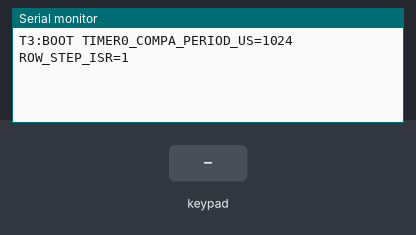
Simulated run of this sketch. Board: Arduino Uno, built with avr-gcc and run on an emulated ATmega328P. On the bench: the last lines printed to the serial monitor. Wiring (inferred from the names in the program): 4×4 keypad with keys 1 2 3 A 4 5 6 B 7 8 9 C * 0 # D: rows pin 4, pin 5, pin 6, pin 7; columns pin 8, pin 9, pin 10, pin 11. Inputs (shaded band) come from the test bench.

Above: at 1.2 s.
1.3 s: key '1' pressed
At 2.5 s:
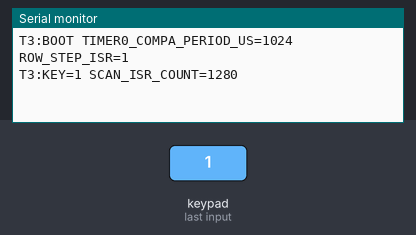
2.8 s: keypad keys 4 5 6 7 # pressed 0.4 s apart
At 5.0 s:
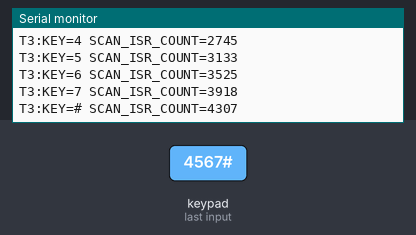
6.3 s: key 'A' pressed
At 7.5 s:
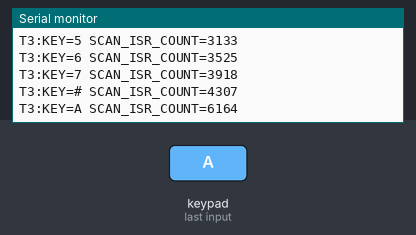
7.8 s: keypad keys 4 5 6 7 * pressed 0.4 s apart
At 10.1 s:
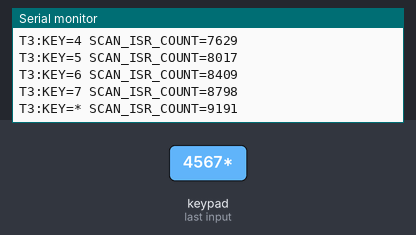
11.3 s: key 'B' pressed
At 12.5 s:
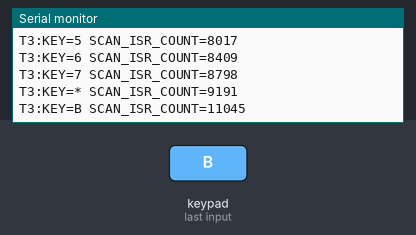
12.8 s: keypad keys 4 5 6 7 D pressed 0.4 s apart
At 15.0 s:
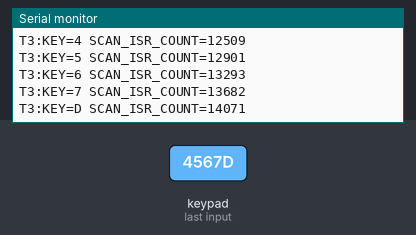
Timing chart, 0 to 16.5 s (numbered marks = the images above; inputs shaded):
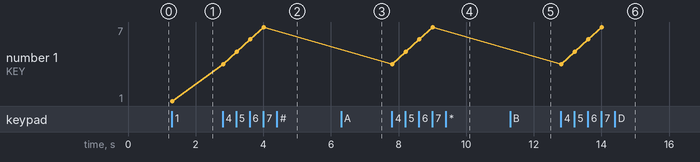

Measured:
- after the input at 1.3 s, the serial monitor: prints a new line at once (image 1)
- after the input at 2.8 s, the serial monitor: prints a new line at once (image 2)
- after the input at 6.3 s, the serial monitor: prints a new line at once (image 3)
- after the input at 7.8 s, the serial monitor: prints a new line at once (image 4)
- after the input at 11.3 s, the serial monitor: prints a new line at once (image 5)
- after the input at 12.8 s, the serial monitor: prints a new line at once (image 6)
- plotted number 1: 1 → 7 after the input at 2.8 s

The sketch:

task3_keypad_timer0.ino
```cpp
#include <Arduino.h>
#include <avr/interrupt.h>
#include <util/atomic.h>

const byte ROW_PINS[4] = {4, 5, 6, 7};
const byte COL_PINS[4] = {8, 9, 10, 11};
const char KEYS[4][4] = {
  {'1', '2', '3', 'A'},
  {'4', '5', '6', 'B'},
  {'7', '8', '9', 'C'},
  {'*', '0', '#', 'D'}
};

volatile byte currentRow = 0;
volatile byte lowSamples[16] = {0};
volatile bool keyLatched[16] = {false};
volatile bool keyReady = false;
volatile char pendingKey = 0;
volatile uint16_t scanInterrupts = 0;

ISR(TIMER0_COMPA_vect) {
  digitalWrite(ROW_PINS[currentRow], HIGH);
  currentRow = (currentRow + 1) & 0x03;
  digitalWrite(ROW_PINS[currentRow], LOW);

  for (byte col = 0; col < 4; col++) {
    const byte index = currentRow * 4 + col;
    if (digitalRead(COL_PINS[col]) == LOW) {
      if (lowSamples[index] < 3) lowSamples[index]++;
      if (lowSamples[index] >= 3 && !keyLatched[index] && !keyReady) {
        keyLatched[index] = true;
        pendingKey = KEYS[currentRow][col];
        keyReady = true;
      }
    } else {
      lowSamples[index] = 0;
      keyLatched[index] = false;
    }
  }
  scanInterrupts++;
}

void setupTimer0CompareA() {
  // Arduino already runs Timer0 at 16 MHz / 64 in fast-PWM mode.
  // Compare A at 249 occurs once per 256 counts: every 1.024 ms.
  cli();
  OCR0A = 249;
  TIFR0 = _BV(OCF0A);
  TIMSK0 |= _BV(OCIE0A);
  sei();
}

void setup() {
  Serial.begin(115200);
  for (byte row = 0; row < 4; row++) {
    pinMode(ROW_PINS[row], OUTPUT);
    digitalWrite(ROW_PINS[row], HIGH);
  }
  for (byte col = 0; col < 4; col++) pinMode(COL_PINS[col], INPUT_PULLUP);
  digitalWrite(ROW_PINS[currentRow], LOW);
  setupTimer0CompareA();
  Serial.println(F("T3:BOOT TIMER0_COMPA_PERIOD_US=1024 ROW_STEP_ISR=1"));
}

void loop() {
  char key = 0;
  uint16_t scans = 0;
  ATOMIC_BLOCK(ATOMIC_RESTORESTATE) {
    if (keyReady) {
      key = pendingKey;
      keyReady = false;
    }
    scans = scanInterrupts;
  }

  if (key) {
    Serial.print(F("T3:KEY="));
    Serial.print(key);
    Serial.print(F(" SCAN_ISR_COUNT="));
    Serial.println(scans);
  }
}
```
